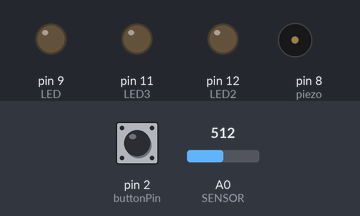
Recording of a sketch running on a simulated Arduino Uno, built with avr-gcc and run on an emulated ATmega328P. On the bench: output pins drawn as LEDs (lit = HIGH), buzzer (waves = sounding). Dashed ring = blinking. Inputs (shaded band) come from the test bench; at power-on: pin 2 (buttonPin) LOW, A0 (SENSOR) = 512. What the sketch prints to the serial monitor is not drawn.

Above: at 1.2 s.
1.3 s: pin 2 (buttonPin) pulled HIGH for 0.15 s
At 1.8 s:
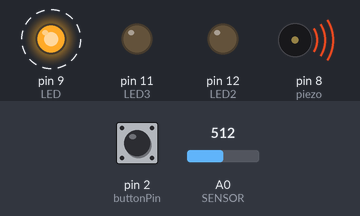
7.4 s: pin 2 (buttonPin) pulled HIGH for 1 s
At 8.6 s:
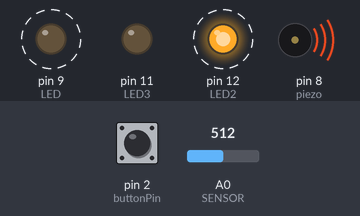
14.4 s: pin 2 (buttonPin) driven HIGH
At 16.3 s:
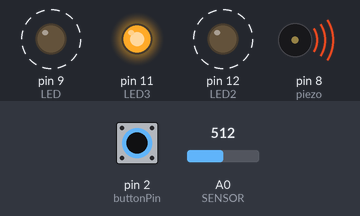
Timing chart, 0 to 18.4 s (numbered marks = the images above; inputs shaded):
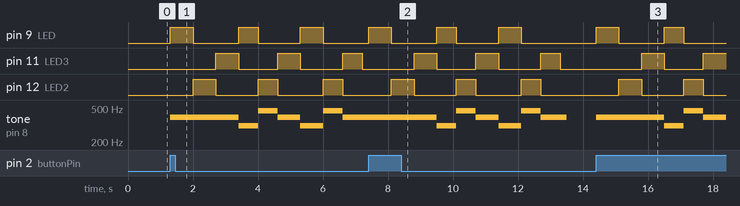

Measured:
- after the input at 1.3 s, pin 9 (LED): alternates HIGH for 0.70 s and LOW for 1.4 s, starting at once; pin 11 (LED3): alternates HIGH for 0.70 s and LOW for 1.3 s, starting after 1.4 s
- after the input at 7.4 s, pin 9 (LED): alternates HIGH for 0.70 s and LOW for 1.4 s, starting at once; pin 11 (LED3): alternates HIGH for 0.70 s and LOW for 1.3 s, starting after 1.4 s; pin 12 (LED2): alternates HIGH for 0.60 s and LOW for 1.4 s, starting after 0.70 s
- after the input at 14.4 s, pin 9 (LED): alternates HIGH for 0.65 s and LOW for 1.4 s, starting at once; pin 11 (LED3): LOW → HIGH after 1.4 s, → LOW 0.70 s later, → HIGH 1.2 s later

The sketch:

DarthVaderTheme.ino
```cpp
//Angel Padilla - Darth Vader Theme
//So in this sketch I essentially assigned the push button to play the
//piezo notes as well as having those notes synced with the LED's. It's a
//9 note chiptune melody of the Darth Vader Theme from Star Wars.
const int buttonPin = 2;
const int piezo = 8;
const int LED = 9;
const int LED2 = 12;
const int LED3 = 11;
int buttonState = 0;
int pot = 0;
// DEMO FOR SENDING SERIAL DATA FROM ARDUINO TO PROCESSING
//READS ANALOG SENSOR AND WRITES VALUE TO SERIAL PORT
const int SENSOR = A0; //sensor hooked up to analog pin A0
int val = 0;
void setup() {
    pinMode(LED, OUTPUT);
    pinMode(LED2, OUTPUT);
    pinMode(LED3, OUTPUT);
    pinMode(buttonPin, INPUT);
    pinMode (SENSOR, INPUT);
    Serial.begin(9600); // Start serial communication at 9600 baud
}
void loop() {
  val = analogRead(SENSOR); //read sensor and assign to variable called val
  pot = map(val, 0, 1023, 2, 255);
 // val = val / 4; //divide val by 4 or remap values to get byte-sized 0-255
  delay(100); // Wait 100 milliseconds
  /////////Uncomment Serial.print() OR Serial.write() and not both!//////////////
 //Serial. println(val); //to send human-readable data to Arduino monitor
 // Serial.write(val);  //to send binary data to Processing
 //Serial.println(pot);
 Serial.write(pot);
  buttonState = digitalRead(buttonPin);
  Serial.write(buttonState);
  //Serial.println(buttonState);
  if (buttonState == HIGH) {
  digitalWrite(LED, HIGH);
  tone(piezo, 392.00, 800);
  delay(700);
  digitalWrite(LED, LOW);
  digitalWrite(LED2, HIGH);
  tone(piezo, 392.00, 800);
  delay(700);
  digitalWrite(LED2, LOW);
  digitalWrite(LED3, HIGH);
  tone(piezo, 392.00, 800);
  delay(700);
  digitalWrite(LED3, LOW);
  digitalWrite(LED, HIGH);
  tone(piezo, 311.13, 800);
  delay(600);
  digitalWrite(LED, LOW);
  digitalWrite(LED2, HIGH);
  tone(piezo, 466.16, 800);
  delay(600);
  digitalWrite(LED2, LOW);
  digitalWrite(LED3, HIGH);
  tone(piezo, 392.00, 800);
  delay(700);
  digitalWrite(LED3, LOW);
  digitalWrite(LED, HIGH);
  tone(piezo, 311.13, 800);
  delay(700);
  digitalWrite(LED, LOW);
  digitalWrite(LED2, HIGH);
  tone(piezo, 466.16, 800);
  delay(600);
  digitalWrite(LED2, LOW);
  digitalWrite(LED3, HIGH);
  tone(piezo, 392.00, 800);
  delay(600);
  digitalWrite(LED, LOW);
  digitalWrite(LED2, LOW);
  digitalWrite(LED3, LOW);
//I assigned the code so that after the chiptune is played, the LED's all go off
//at once. This is what I have so far.
  }
  }
```
